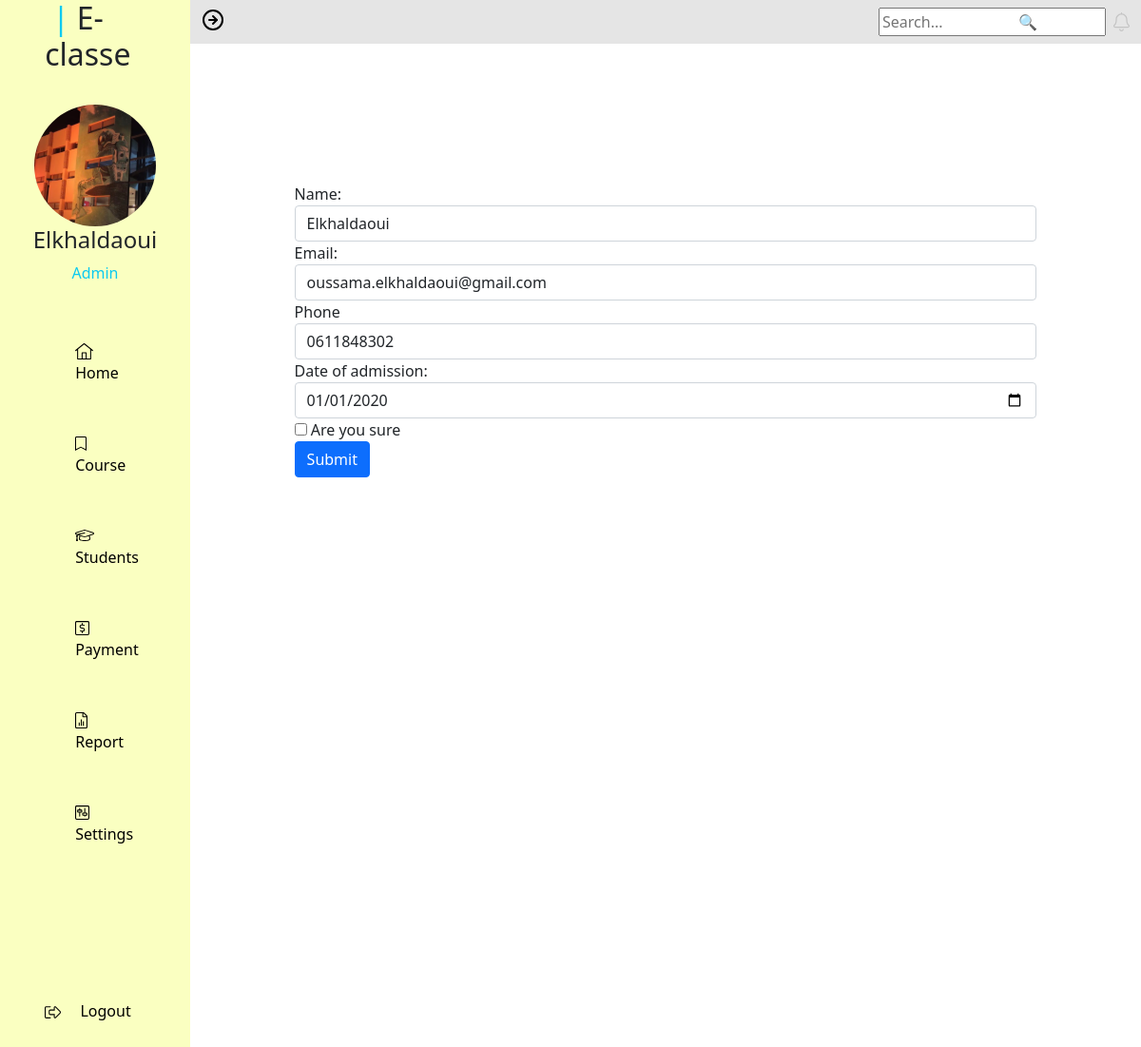
The app's page /edites.php?id=1 (signed in) with its own data.
### tables this page shows
CREATE TABLE `students` (
  `id` int(11) NOT NULL,
  `name` varchar(100) NOT NULL,
  `email` varchar(100) NOT NULL,
  `phone` varchar(100) NOT NULL,
  `enroll_Number` int(11) NOT NULL,
  `date` date NOT NULL
);

### edites.php (the view, shortened to what this page needs)
<?php
$id = $_GET['id'];
include 'assets/navbar.php';
$connection = mysqli_connect ("localhost","root","","e_classe_db");
$queery = "SELECT * FROM students WHERE id=$id ";
$results = mysqli_query($connection,$queery);
$row = mysqli_fetch_assoc($results);
?>
<div class="container">
    <br><br>
  <form action="/action_page.php" id="form" >
      <div class="form-group">
        <label for="name">Name:</label>
        <input type="text" class="form-control" id="email" placeholder="Enter Name" name="name" value="<?php echo $row['name']?>">
      </div>
      <div class="form-group">
        <label for="email">Email:</label>
        <input type="email" class="form-control" id="email" placeholder="Enter email" name="email" value="<?php echo $row['email']?>">
      </div>
      <div class="form-group">
        <label for="phone">Phone</label>
        <input type="text" class="form-control" id="phone" placeholder="Enter Phone number" name="phone" value="<?php echo $row['phone']?>">
      </div>
      <div class="form-group">
        <label for="date">Date of admission:</label>
        <input type="date" class="form-control" id="date" placeholder="Enter Date" name="date" value="<?php echo $row['date']?>">
      </div>
      <div class="checkbox">
        <label><input type="checkbox" name="remember"> Are you sure</label>
      </div>
    <a class="btn btn-primary" href="Students.php" role="button">Submit</a>
  </form>
</div>
<?php
include './js.php';
?>

### css/style.css (style rules this page uses)
a { text-decoration: none; }
html { height: 100%; }
body { height: 100%; }

### edites.php (style rules this page uses)
#form { margin: 10%; }

### records on screen
students: name "Elkhaldaoui", email "oussama.elkhaldaoui@gmail.com", phone "0611848302", date "01/01/2020"

### other values on screen
$_SESSION['name'] "Elkhaldaoui"
